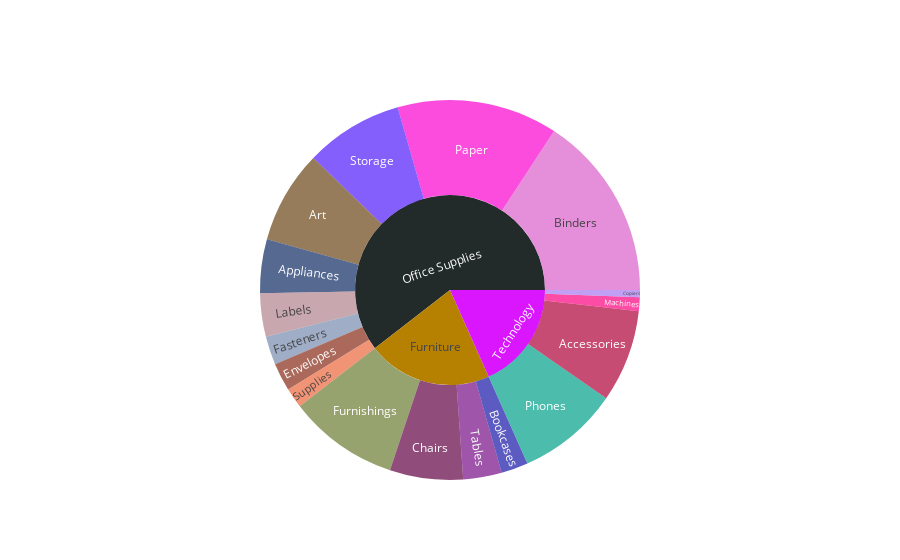

The cell this chart's notebook holds for it:
### Markdown cell above
#### Sunburst
- **Documentation (px.sunburst() function parameters)** - https://plotly.com/python-api-reference/generated/plotly.express.sunburst.html

- **Documentation for using and styling pie charts** - https://plotly.com/python/sunburst-charts/

- **Documentation (.update_traces() function parameters)** - https://plotly.com/python/reference/sunburst/

- **Documentation (.update_layout() function parameters)** - https://plotly.com/python/reference/layout/

### Code cell
# Creating a new dataframe that has a grouped Category and Sub-Category
category_subcategory_quantity = superstore.groupby(['Category', 'Sub-Category'])['Quantity'].sum().reset_index()

# Create a sunburst showing the distribution of category and sub-category on a parent-child relationship
category_subcategory_quantity_distribution = px.sunburst(category_subcategory_quantity, path = ['Category', 'Sub-Category'], values = "Quantity", title="Category / Sub-Category Distribution")

# Changing the graph, title and legend colors to white
category_subcategory_quantity_distribution.update_layout(paper_bgcolor = "rgba(0, 0, 0, 0)", title = dict(font = dict(color = "white", size = 14)), legend_font_color = "white")

# Give the different sub-categories different colors
category_subcategory_quantity_distribution.update_traces(marker_colors = px.colors.qualitative.Dark24_r)

category_subcategory_quantity_distribution

### Figure 1 — Plotly figure (JSON) as saved in the notebook; plotly's stock layout.template omitted (floating-point values rounded to 4 significant figures)
{"data": [{"branchvalues": "total", "domain": {"x": [0, 1], "y": [0, 1]}, "hovertemplate": "labels=%{label}<br>Quantity=%{value}<br>parent=%{parent}<br>id=%{id}<extra></extra>", "ids": ["Technology/Accessories", "Office Supplies/Appliances", "Office Supplies/Art", "Office Supplies/Binders", "Furniture/Bookcases", "Furniture/Chairs", "Technology/Copiers", "Office Supplies/Envelopes", "Office Supplies/Fasteners", "Furniture/Furnishings", "Office Supplies/Labels", "Technology/Machines", "Office Supplies/Paper", "Technology/Phones", "Office Supplies/Storage", "Office Supplies/Supplies", "Furniture/Tables", "Furniture", "Office Supplies", "Technology"], "labels": ["Accessories", "Appliances", "Art", "Binders", "Bookcases", "Chairs", "Copiers", "Envelopes", "Fasteners", "Furnishings", "Labels", "Machines", "Paper", "Phones", "Storage", "Supplies", "Tables", "Furniture", "Office Supplies", "Technology"], "marker": {"colors": ["#AF0038", "#0D2A63", "#6C4516", "#DA60CA", "#1616A7", "#620042", "#A777F1", "#862A16", "#778AAE", "#6C7C32", "#B2828D", "#FC0080", "#FB00D1", "#00A08B", "#511CFB", "#EB663B", "#750D86", "#B68100", "#222A2A", "#DA16FF", "#FB0D0D", "#1CA71C", "#E15F99", "#2E91E5"]}, "name": "", "parents": ["Technology", "Office Supplies", "Office Supplies", "Office Supplies", "Furniture", "Furniture", "Technology", "Office Supplies", "Office Supplies", "Furniture", "Office Supplies", "Technology", "Office Supplies", "Technology", "Office Supplies", "Office Supplies", "Furniture", "", "", ""], "type": "sunburst", "values": [2976, 1729, 3000, 5974, 868, 2356, 234, 906, 914, 3563, 1400, 440, 5178, 3289, 3158, 647, 1241, 8028, 22906, 6939]}], "layout": {"legend": {"font": {"color": "white"}, "tracegroupgap": 0}, "paper_bgcolor": "rgba(0, 0, 0, 0)", "title": {"font": {"color": "white", "size": 14}, "text": "Category / Sub-Category Distribution"}}}
